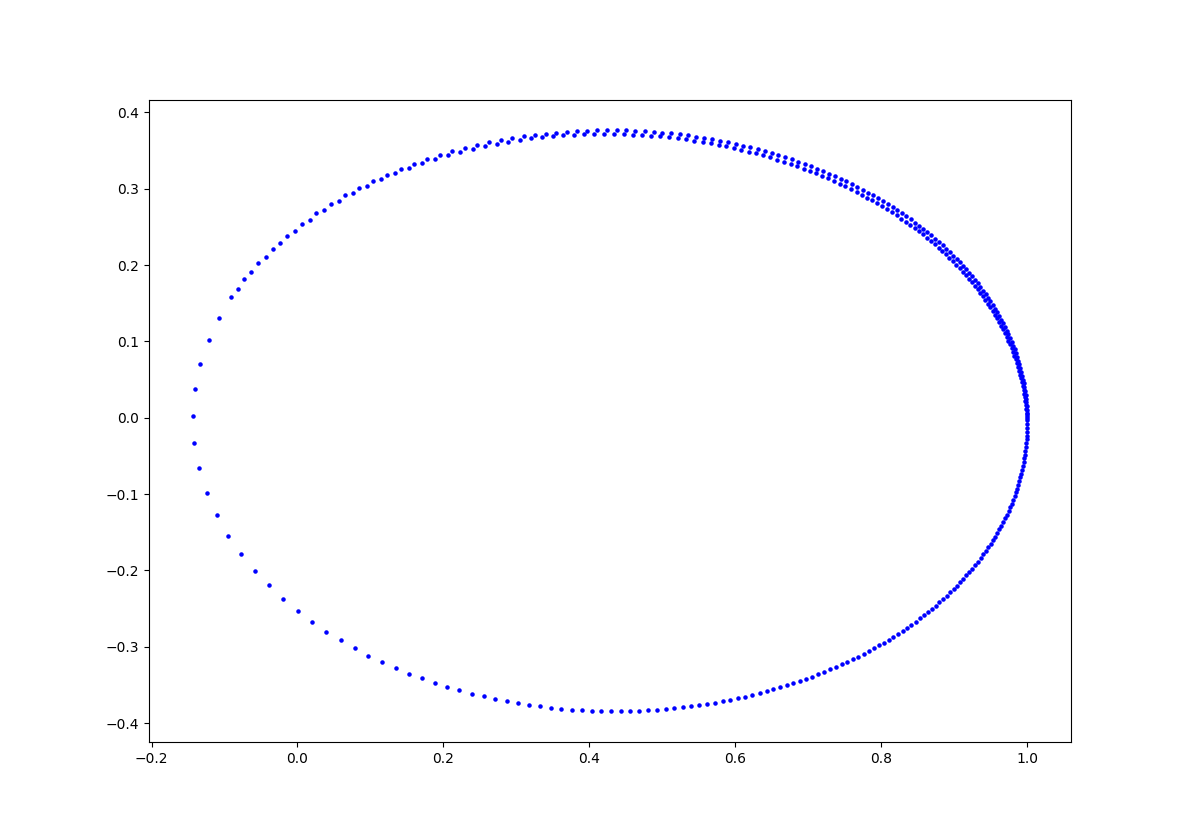

Write the Python code that produced this figure.
import numpy as np
import matplotlib.pyplot as plt
#==================パラメータ======================
m = 1.0
M = 1.0
G = 1.0
g = 9.80
dt = 0.010
step = 400
#==================初期条件======================
x = 1.0
y = 0.0
vx = 0.0
vy = 0.50
t = 0.0
plt.scatter(x,y,s=5,c="blue")
#==================時間発展======================
for n in range(0,step+1):
    t = float(n) * dt
    r = np.sqrt(x**2+y**2)
    f = - G * M * m / (r**2)
    vx = vx + dt * f * x / (m*r)
    vy = vy + dt * f * y / (m*r)
    x = x + vx * dt
    y = y + vy * dt
    plt.scatter(x,y,s=5,c="blue")
plt.show()
